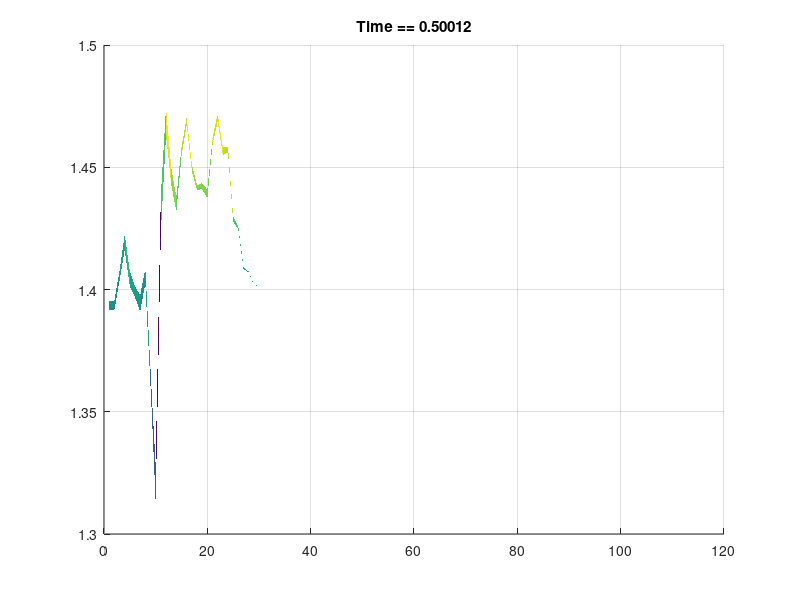

The MATLAB script that drew this image:
function EulerEquations
    
    global gamma
    gamma = 1.4;
    m = 101;
    n = 101;
    U = zeros(m,n,4);
    rho1 = 1.4;
    rho2 = 1*1.4;
    P1   = 10;
    P2   = 11;
    u1   = 0;
    u2   = 0;
    v1   = 0;
    v2   = 0;
    U1 = [rho1,rho1*u1,rho1*v1,P1/(gamma-1)+rho1*(u1^2+v1^2)/2];
    U2 = [rho2,rho2*u2,rho2*v2,P2/(gamma-1)+rho2*(u2^2+v2^2)/2];
    
    U(:,:,1) = U1(1);
    U(:,:,2) = U1(2);
    U(:,:,3) = U1(3);
    U(:,:,4) = U1(4);
    
    U(:,1:10,1) = U2(1);
    U(:,1:10,2) = U2(2);
    U(:,1:10,3) = U2(3);
    U(:,1:10,4) = U2(4);
    
    dx = 0.1;
    dy = 0.1;
    figure(1) 
    surf(U(:,:,1),'LineStyle','none')
    view(2)
    drawnow
    t_out = 0.001;
    t_count = 0;
    t = 0;
    while t < 0.5
        dt = getdt(dx,dy,U);
        U = updateU(dx,dy,dt,U);
        t = t + dt;
        if imag(t) ~= 0
            break
        end
        if t > t_count
            t_count = t_count + t_out;
            figure(1) 
            surf(real(U(:,:,1)),'LineStyle','none')
            title(['Time == ', num2str(t)])
            view([0 0])
            drawnow
        end
    end
    
end

function dt = getdt(dx,dy,U)

    global gamma
    [r,u,v,p]=getQ(U);
    a = sqrt(gamma.*p./r);
    max_u_eig = max(abs(u(:))+a(:));
    max_v_eig = max(abs(v(:))+a(:));
    dt = 0.1/(max_u_eig/dx+max_v_eig/dy);
    
end

function U = updateU(dx,dy,dt,U)

    Ix = 2:size(U(:,:,1),2)-1;
    Iy = 2:size(U(:,:,1),1)-1;

    Uip1 = U(Iy,Ix+1,:);
    Uim1 = U(Iy,Ix-1,:);
    Uij  = U(Iy,Ix,:);
    
    Eip1 = getE(Uip1);
    Eim1 = getE(Uim1);
    
    U(Iy,Ix,:) = Uij - dt/(2*dx)*(Eip1-Eim1);
    
    Ujp1 = U(Iy+1,Ix,:);
    Ujm1 = U(Iy-1,Ix,:);
    Uij  = U(Iy,Ix,:);
    
    Fjp1 = getF(Ujp1);
    Fjm1 = getF(Ujm1);    
    
    U(Iy,Ix,:) = Uij - dt/(2*dy)*(Fjp1-Fjm1);
    
    U = updateBoundary(U);

end

function U = updateBoundary(U)

    U(1,:,:) = U(2,:,:);
    U(end,:,:) = U(end-1,:,:);
    U(:,1,:) = U(:,2,:);
    U(:,end,:) = U(:,end-1,:);
    
end

function E = getE(U)

    [rho,u,v,P] = getQ(U);
    E(:,:,1) = rho.*u;
    E(:,:,2) = rho.*u.^2+P;
    E(:,:,3) = rho.*u.*v;
    E(:,:,4) = u.*(U(:,:,4)+P);
    
end

function F = getF(U)

    [rho,u,v,P] = getQ(U);
    F(:,:,1) = rho.*u;
    F(:,:,2) = rho.*u.*v;
    F(:,:,3) = rho.*v.^2+P;
    F(:,:,4) = v.*(U(:,:,4)+P);

end

function [rho,u,v,P] = getQ(U)
    
    global gamma
    rho = U(:,:,1);
    u   = U(:,:,2)./rho;
    v   = U(:,:,3)./rho;
    P   = (gamma-1).*(U(:,:,4)-rho.*(u.^2+v.^2)./2);
    
end